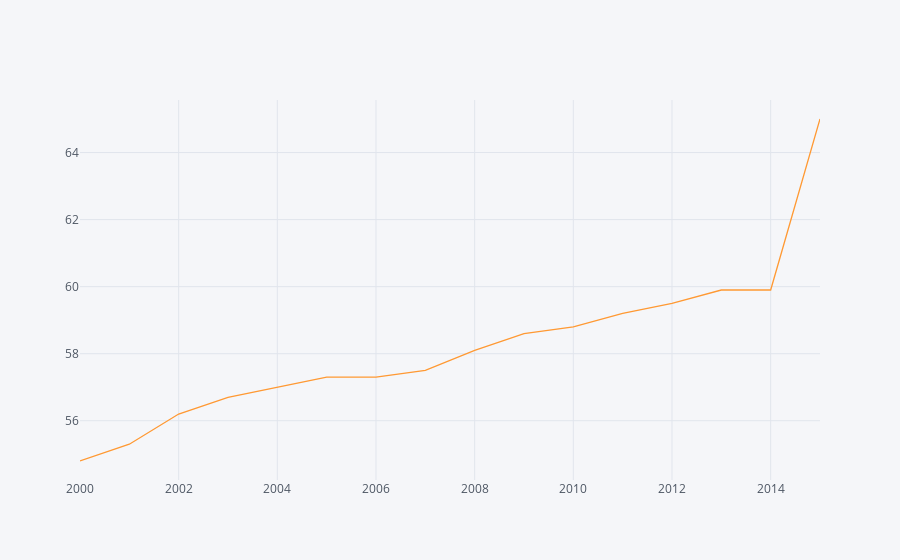
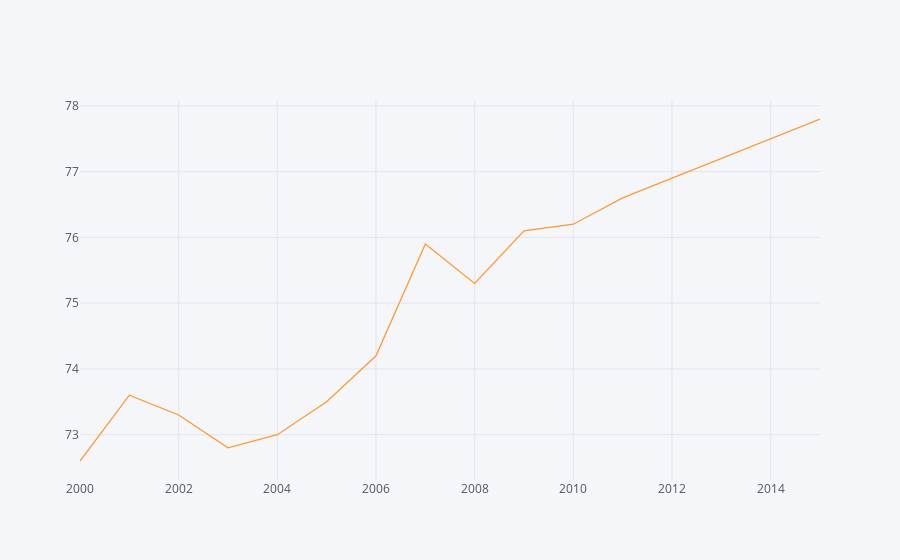
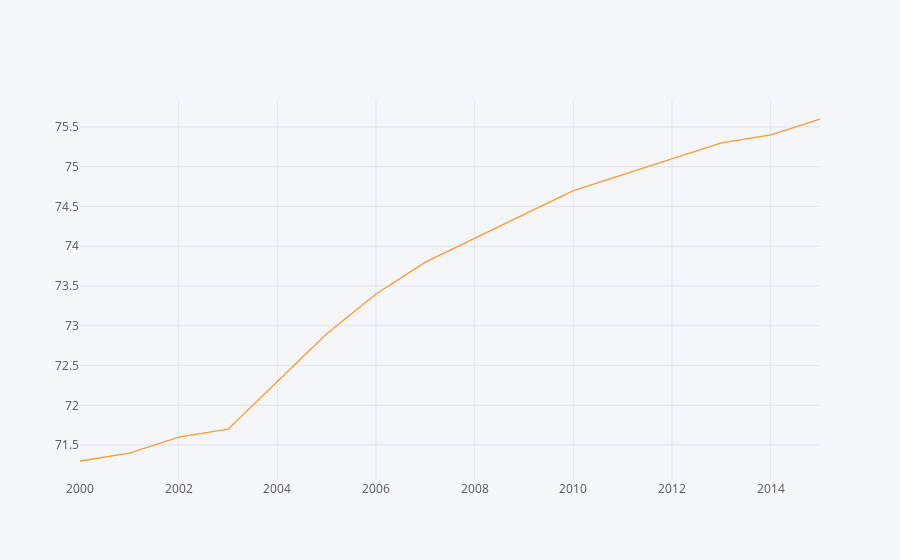
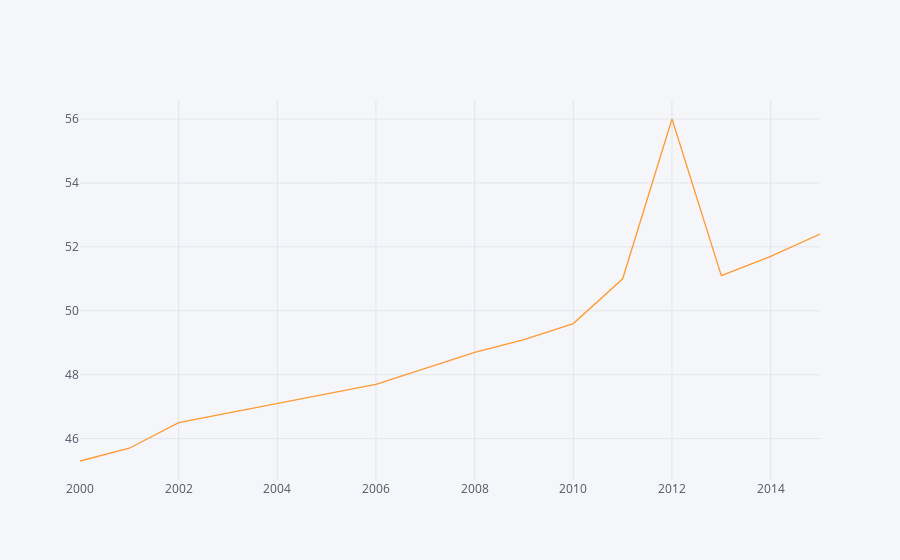

The notebook cell saved with these charts, in order:
### Code cell
countries = df['Country'].unique()
for country in countries:
    df_group.loc[country].iplot(y='Life expectancy ')
    print(country)

### Figure 1 — Plotly figure (JSON) as saved in the notebook; plotly's stock layout.template omitted (floating-point values rounded to 4 significant figures)
{"data": [{"line": {"color": "rgba(255, 153, 51, 1.0)", "dash": "solid", "shape": "linear", "width": 1.3}, "mode": "lines", "name": "Life expectancy ", "text": "", "type": "scatter", "uid": "e4126a76-dd0f-4948-8d90-71b235cc1a21", "x": [2015, 2014, 2013, 2012, 2011, 2010, 2009, 2008, 2007, 2006, 2005, 2004, 2003, 2002, 2001, 2000], "y": [65, 59.9, 59.9, 59.5, 59.2, 58.8, 58.6, 58.1, 57.5, 57.3, 57.3, 57, 56.7, 56.2, 55.3, 54.8]}], "layout": {"legend": {"bgcolor": "#F5F6F9", "font": {"color": "#4D5663"}}, "paper_bgcolor": "#F5F6F9", "plot_bgcolor": "#F5F6F9", "title": {"font": {"color": "#4D5663"}}, "xaxis": {"gridcolor": "#E1E5ED", "showgrid": true, "tickfont": {"color": "#4D5663"}, "title": {"font": {"color": "#4D5663"}, "text": ""}, "zerolinecolor": "#E1E5ED"}, "yaxis": {"gridcolor": "#E1E5ED", "showgrid": true, "tickfont": {"color": "#4D5663"}, "title": {"font": {"color": "#4D5663"}, "text": ""}, "zerolinecolor": "#E1E5ED"}}}

### Figure 2 — Plotly figure (JSON) as saved in the notebook; plotly's stock layout.template omitted (floating-point values rounded to 4 significant figures)
{"data": [{"line": {"color": "rgba(255, 153, 51, 1.0)", "dash": "solid", "shape": "linear", "width": 1.3}, "mode": "lines", "name": "Life expectancy ", "text": "", "type": "scatter", "uid": "7244f5ce-374c-4ad8-977e-5138de4bf97c", "x": [2015, 2014, 2013, 2012, 2011, 2010, 2009, 2008, 2007, 2006, 2005, 2004, 2003, 2002, 2001, 2000], "y": [77.8, 77.5, 77.2, 76.9, 76.6, 76.2, 76.1, 75.3, 75.9, 74.2, 73.5, 73, 72.8, 73.3, 73.6, 72.6]}], "layout": {"legend": {"bgcolor": "#F5F6F9", "font": {"color": "#4D5663"}}, "paper_bgcolor": "#F5F6F9", "plot_bgcolor": "#F5F6F9", "title": {"font": {"color": "#4D5663"}}, "xaxis": {"gridcolor": "#E1E5ED", "showgrid": true, "tickfont": {"color": "#4D5663"}, "title": {"font": {"color": "#4D5663"}, "text": ""}, "zerolinecolor": "#E1E5ED"}, "yaxis": {"gridcolor": "#E1E5ED", "showgrid": true, "tickfont": {"color": "#4D5663"}, "title": {"font": {"color": "#4D5663"}, "text": ""}, "zerolinecolor": "#E1E5ED"}}}

### Figure 3 — Plotly figure (JSON) as saved in the notebook; plotly's stock layout.template omitted (floating-point values rounded to 4 significant figures)
{"data": [{"line": {"color": "rgba(255, 153, 51, 1.0)", "dash": "solid", "shape": "linear", "width": 1.3}, "mode": "lines", "name": "Life expectancy ", "text": "", "type": "scatter", "uid": "fb752937-1854-4438-9a50-ac97421c70d9", "x": [2015, 2014, 2013, 2012, 2011, 2010, 2009, 2008, 2007, 2006, 2005, 2004, 2003, 2002, 2001, 2000], "y": [75.6, 75.4, 75.3, 75.1, 74.9, 74.7, 74.4, 74.1, 73.8, 73.4, 72.9, 72.3, 71.7, 71.6, 71.4, 71.3]}], "layout": {"legend": {"bgcolor": "#F5F6F9", "font": {"color": "#4D5663"}}, "paper_bgcolor": "#F5F6F9", "plot_bgcolor": "#F5F6F9", "title": {"font": {"color": "#4D5663"}}, "xaxis": {"gridcolor": "#E1E5ED", "showgrid": true, "tickfont": {"color": "#4D5663"}, "title": {"font": {"color": "#4D5663"}, "text": ""}, "zerolinecolor": "#E1E5ED"}, "yaxis": {"gridcolor": "#E1E5ED", "showgrid": true, "tickfont": {"color": "#4D5663"}, "title": {"font": {"color": "#4D5663"}, "text": ""}, "zerolinecolor": "#E1E5ED"}}}

### Figure 4 — Plotly figure (JSON) as saved in the notebook; plotly's stock layout.template omitted (floating-point values rounded to 4 significant figures)
{"data": [{"line": {"color": "rgba(255, 153, 51, 1.0)", "dash": "solid", "shape": "linear", "width": 1.3}, "mode": "lines", "name": "Life expectancy ", "text": "", "type": "scatter", "uid": "e47fcbcb-6ef4-4922-b3ba-509d8ea46e0c", "x": [2015, 2014, 2013, 2012, 2011, 2010, 2009, 2008, 2007, 2006, 2005, 2004, 2003, 2002, 2001, 2000], "y": [52.4, 51.7, 51.1, 56, 51, 49.6, 49.1, 48.7, 48.2, 47.7, 47.4, 47.1, 46.8, 46.5, 45.7, 45.3]}], "layout": {"legend": {"bgcolor": "#F5F6F9", "font": {"color": "#4D5663"}}, "paper_bgcolor": "#F5F6F9", "plot_bgcolor": "#F5F6F9", "title": {"font": {"color": "#4D5663"}}, "xaxis": {"gridcolor": "#E1E5ED", "showgrid": true, "tickfont": {"color": "#4D5663"}, "title": {"font": {"color": "#4D5663"}, "text": ""}, "zerolinecolor": "#E1E5ED"}, "yaxis": {"gridcolor": "#E1E5ED", "showgrid": true, "tickfont": {"color": "#4D5663"}, "title": {"font": {"color": "#4D5663"}, "text": ""}, "zerolinecolor": "#E1E5ED"}}}
